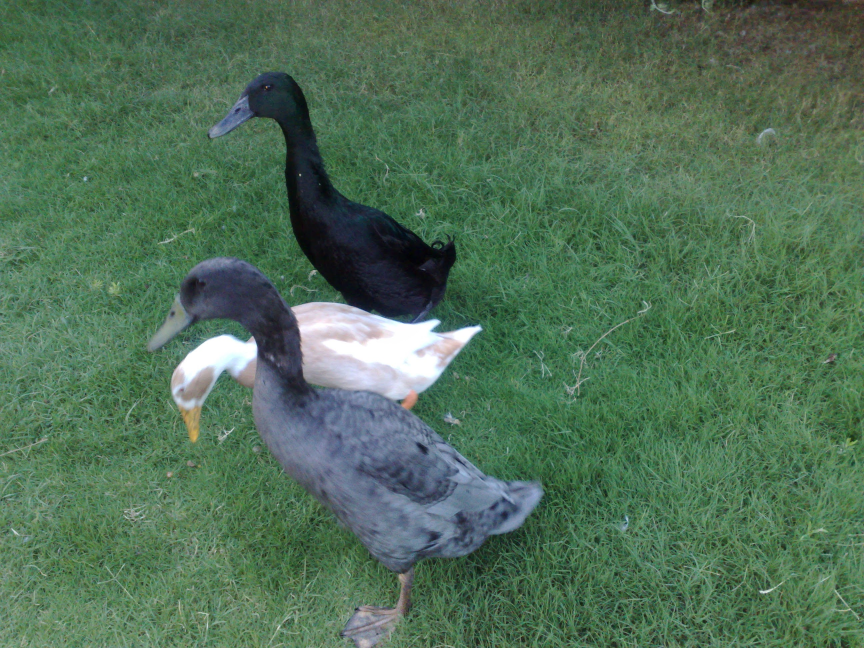
#> input picture images/100820081692.jpg, 2592 x 1944 px (shown at 1/3 size); its folder holds only this picture in this run
$ jupyter execute --allow-errors E7_Project.ipynb   (older library calls are emulated)
#> lines starting #> are read from the running program, lines starting #| are printed output that depends on the picture; after the words box and inside, x2 and y2 are one past the last pixel; in counts of white or black regions, pixels touching at a corner belong together
# E7 - Project
Team member -
Rutuparn
Tanish
Vihang
Samarpit

# Reading images from the folder

[cell 1]
import cv2
import os
import numpy as np

def load_and_process_images(folder_path='images', target_size=(800, 600)):
    """
    Loads all images from a folder.
    - Crops to 4:3 aspect ratio if needed.
    - Scales down to 800x600 if larger, but never scales up.
    - Draws 8x8 grid lines.
    - Saves to 'resized_images'.
    - Divides into 8x8 tiles (for further processing).
    """
#> called with folder_path = 'images', target_size = (800, 600)
    supported_extensions = ('.jpg', '.jpeg', '.png', '.bmp', '.tiff')
    images = []
    resized_images = []
    divided_images = []

    # Create output folder
    output_folder = 'resized_images'
    os.makedirs(output_folder, exist_ok=True)

    if not os.path.exists(folder_path):
        raise FileNotFoundError(f"The folder '{folder_path}' does not exist.")

    for filename in os.listdir(folder_path):
        if filename.lower().endswith(supported_extensions):
            file_path = os.path.join(folder_path, filename)
            try:
                img = cv2.imread(file_path)
#> img is the input picture: shape (1944, 2592, 3); mean B, G, R 87.1, 112.1, 80.8
                if img is None:
                    print(f"⚠️ Skipped unreadable image: {filename}")
                    continue

                h, w = img.shape[:2]
                aspect_ratio = w / h

                # --- a. Enforce 4:3 aspect ratio by cropping ---
                target_ratio = 4 / 3
                if abs(aspect_ratio - target_ratio) > 0.01:  # allow slight tolerance
                    if aspect_ratio > target_ratio:
                        # Image is too wide → crop width
                        new_w = int(h * target_ratio)
                        x_start = (w - new_w) // 2
                        img = img[:, x_start:x_start + new_w]
                    else:
                        # Image is too tall → crop height
                        new_h = int(w / target_ratio)
                        y_start = (h - new_h) // 2
                        img = img[y_start:y_start + new_h, :]

                # --- b. Scale down if larger than 800x600 ---
                h, w = img.shape[:2]
                if w > target_size[0] or h > target_size[1]:
                    img = cv2.resize(img, target_size, interpolation=cv2.INTER_AREA)
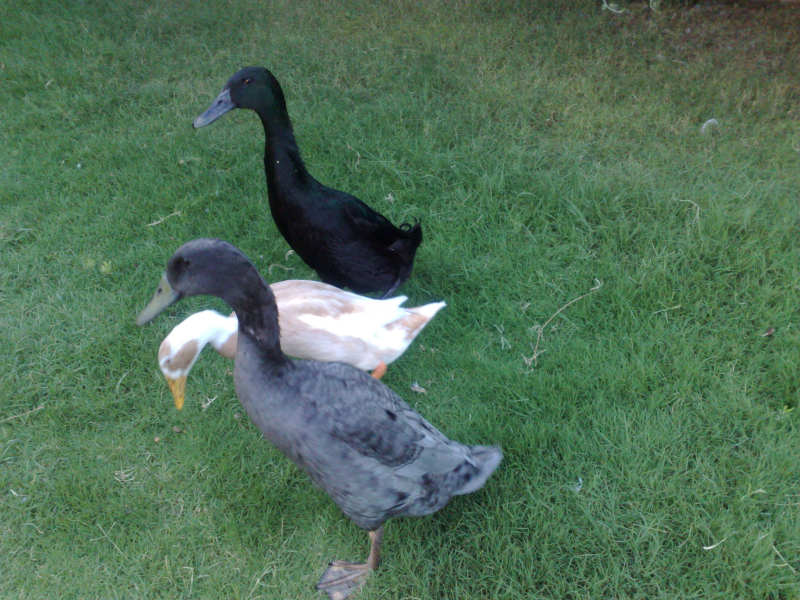
#> img: shape (600, 800, 3); mean B, G, R 87.1, 112.1, 80.8

                # --- c. Do NOT scale up smaller images ---
                final_img = img
                h, w = final_img.shape[:2]

                # Draw 8x8 grid lines
                tile_h, tile_w = h // 8, w // 8
                for i in range(1, 8):
                    # Horizontal lines
                    y = i * tile_h
                    cv2.line(final_img, (0, y), (w, y), (0, 255, 0), 1)
                    # Vertical lines
                    x = i * tile_w
                    cv2.line(final_img, (x, 0), (x, h), (0, 255, 0), 1)
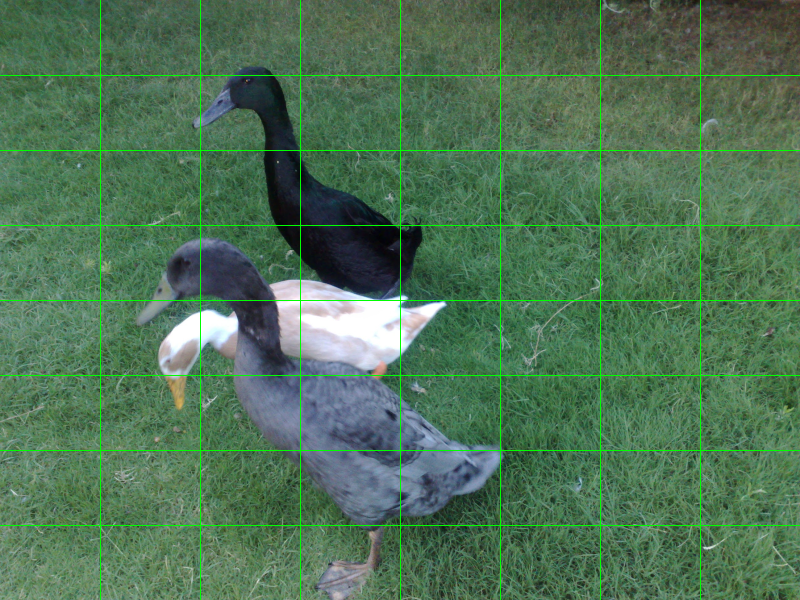
#> final_img: shape (600, 800, 3); 2.03% of pixels changed, all inside (x1, y1, x2, y2) = (0, 0, 800, 600)

                # Save processed image
                save_path = os.path.join(output_folder, filename)
                cv2.imwrite(save_path, final_img)

                # Keep copies in memory
                images.append(final_img.copy())
                resized_images.append(final_img)

                # Divide into 8x8 tiles (using actual dimensions)
                tiles = [
                    final_img[i * tile_h:(i + 1) * tile_h, j * tile_w:(j + 1) * tile_w]
                    for i in range(8)
                    for j in range(8)
                ]
#> tiles = 64 items
                divided_images.append(tiles)

            except Exception as e:
                print(f"❌ Error processing {filename}: {e}")

    return images, resized_images, divided_images


# ----------------------------
# Example usage
# ----------------------------
if __name__ == "__main__":
    images, resized_images, divided_images = load_and_process_images('images')
#> images = 1 item; resized_images = 1 item; divided_images = 1 item

    print(f"✅ Loaded and processed {len(images)} images.")
#| ✅ Loaded and processed 1 images.
    print(f"📁 Grid-marked images saved in the 'resized_images' folder.")
    if divided_images:
        print(f"Each image divided into {len(divided_images[0])} tiles (8x8).")
#| Each image divided into 64 tiles (8x8).

# Conversion into 800x600 pixels

# dividing into 8x8 grid

Converting the images to greycode to reduce dimentionality

# Image processing to identify animals using HOG.

[cell 2]
import cv2
import os
import numpy as np

def safe_imread(file_path):
    """
    Safely read image using OpenCV with fallback modes.
    """
    try:
        img = cv2.imread(file_path)
        if img is None:
            return cv2.imread(file_path, cv2.IMREAD_REDUCED_COLOR_2)
        return img
    except Exception:
        return cv2.imread(file_path, cv2.IMREAD_REDUCED_COLOR_4)


def crop_to_aspect_ratio(img, target_aspect=(4, 3)):
    """
    Crop the image to a target aspect ratio (4:3 by default).
    """
#> called with target_aspect = (4, 3)
    h, w = img.shape[:2]
    target_ratio = target_aspect[0] / target_aspect[1]
    current_ratio = w / h

    if abs(current_ratio - target_ratio) < 1e-2:
        return img  # Already 4:3

    if current_ratio > target_ratio:
        # Too wide — crop horizontally
        new_w = int(h * target_ratio)
        start_x = (w - new_w) // 2
        cropped = img[:, start_x:start_x + new_w]
    else:
        # Too tall — crop vertically
        new_h = int(w / target_ratio)
        start_y = (h - new_h) // 2
        cropped = img[start_y:start_y + new_h, :]

    return cropped


def resize_image(img, max_size=(800, 600)):
    """
    Resize the image to a maximum of 800x600.
    Do not scale up smaller images.
    """
#> called with max_size = (800, 600)
    h, w = img.shape[:2]
    max_w, max_h = max_size
    if w > max_w or h > max_h:
        return cv2.resize(img, (max_w, max_h), interpolation=cv2.INTER_AREA)
    return img


def load_and_save_grayscale_images(input_folder='images', output_folder='grey_images'):
    """
    Load all images from input_folder, crop to 4:3, resize down if needed,
    convert to grayscale, and save into output_folder.
    """
    supported_extensions = ('.jpg', '.jpeg', '.png', '.bmp', '.tiff')
    os.makedirs(output_folder, exist_ok=True)

    for filename in os.listdir(input_folder):
        if not filename.lower().endswith(supported_extensions):
            continue

        file_path = os.path.join(input_folder, filename)
        img = safe_imread(file_path)
        if img is None:
            print(f"⚠️ Skipped unreadable image: {filename}")
            continue

        # Step 1: Crop to 4:3
        img = crop_to_aspect_ratio(img, target_aspect=(4, 3))

        # Step 2: Resize only if larger than 800x600
        img = resize_image(img, max_size=(800, 600))

        # Step 3: Convert to grayscale
        gray = cv2.cvtColor(img, cv2.COLOR_BGR2GRAY)
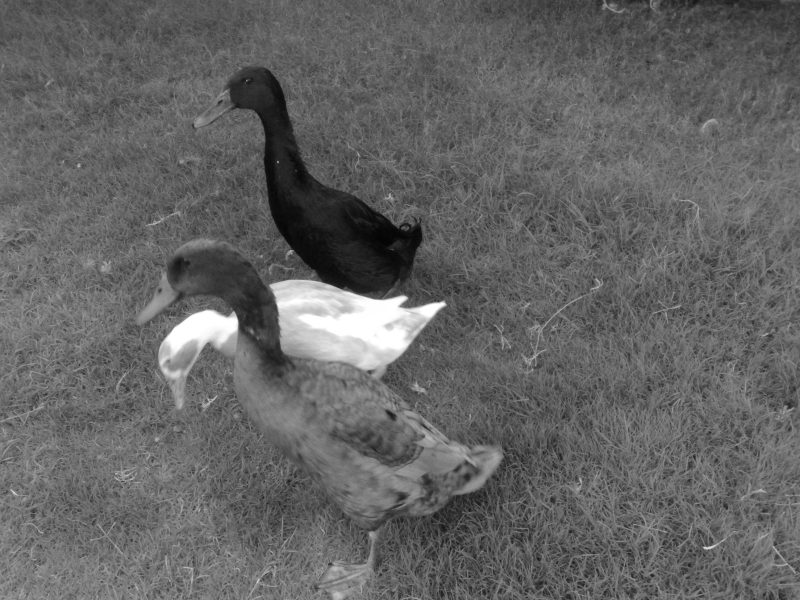
#> gray: shape (600, 800); min 3, max 255, mean 99.9

        # Step 4: Save grayscale image
        save_path = os.path.join(output_folder, filename)
        cv2.imwrite(save_path, gray)

        print(f"✅ Saved grayscale image: {filename}")

    print(f"\n🎯 All grayscale images saved in '{output_folder}/'.")


# Example usage
if __name__ == "__main__":
    load_and_save_grayscale_images('images', 'grey_images')

$ run again, on images/CIMG0112.JPG
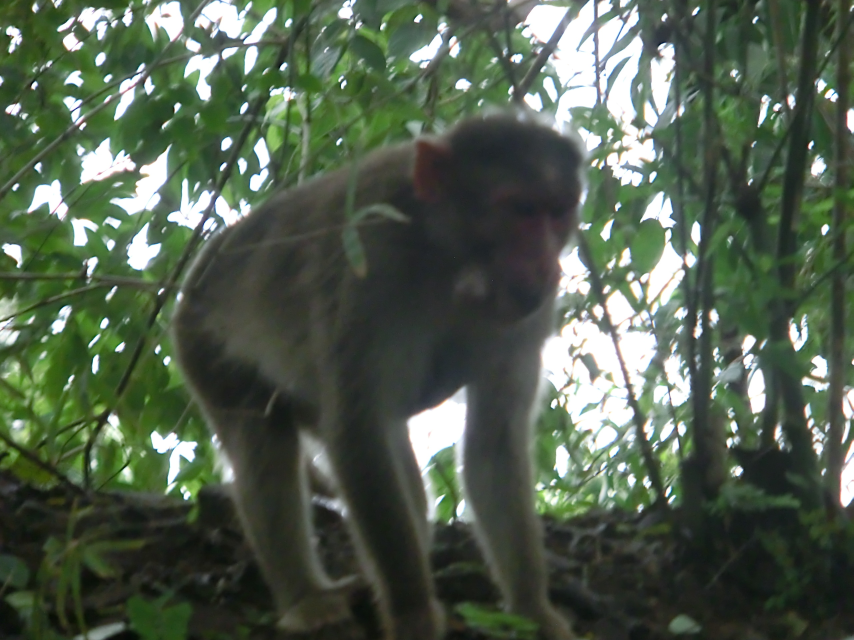
#> input picture images/CIMG0112.JPG, 2560 x 1920 px (shown at 1/3 size)
#> in load_and_process_images, img is the input picture: shape (1920, 2560, 3); mean B, G, R 78.6, 95.3, 82.4
#> img: shape (600, 800, 3)
#> after the loop in load_and_process_images, `for i in range(1, 8):`:
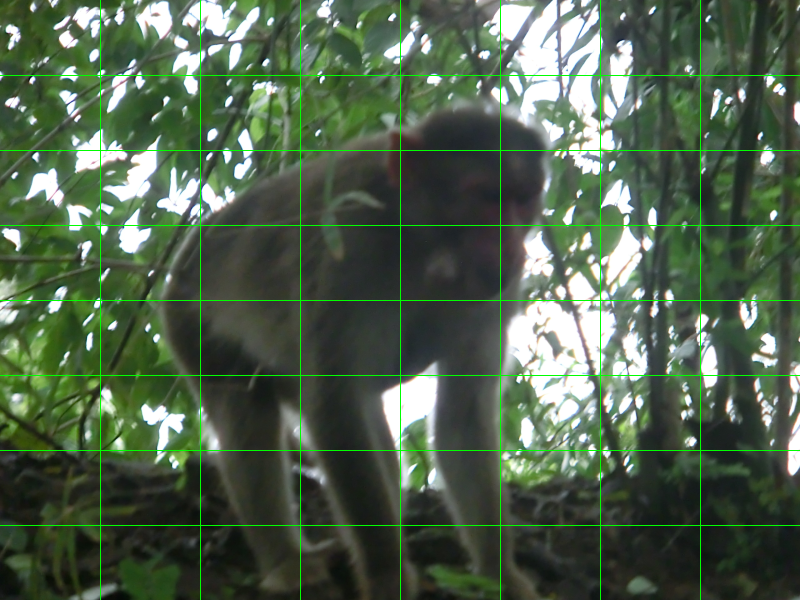
#> final_img: shape (600, 800, 3); mean B, G, R 77, 98.5, 80.7
#> tiles = 64 items
#> images = 1 item
#| ✅ Loaded and processed 1 images.
#| Each image divided into 64 tiles (8x8).
#> in load_and_save_grayscale_images, `gray = cv2.cvtColor(img, cv2.COLOR_BGR2GRAY)`:
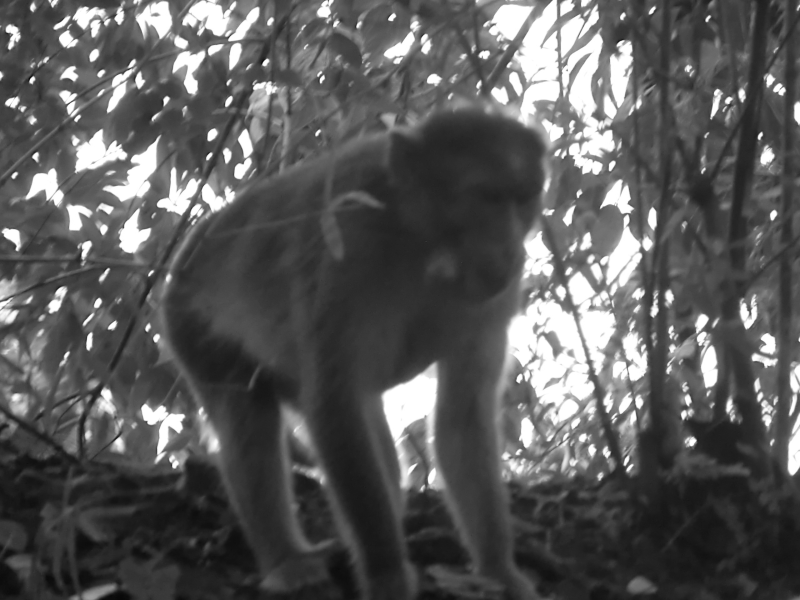
#> gray: shape (600, 800); min 8, max 255, mean 89.5

$ run again, on images/CIMG0118(2).JPG
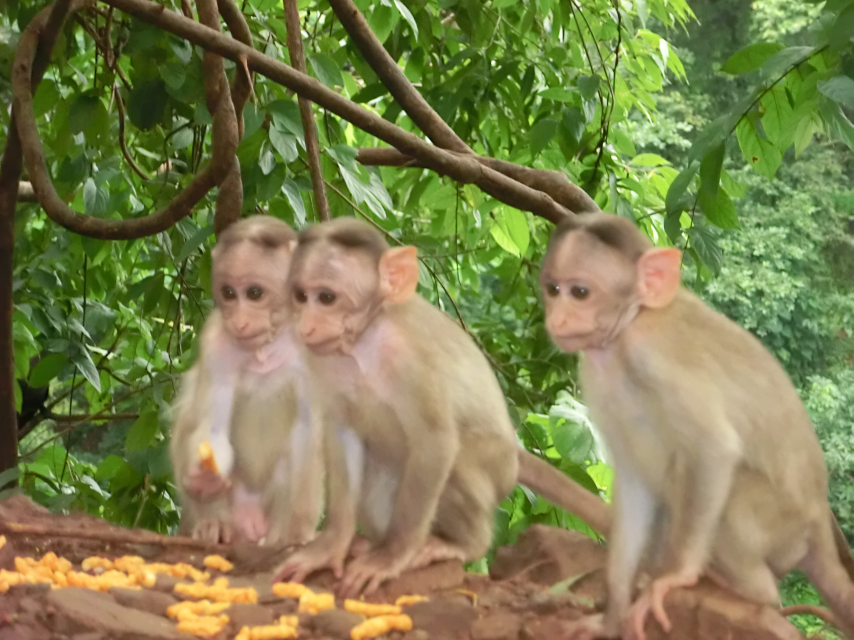
#> input picture images/CIMG0118(2).JPG, 2560 x 1920 px (shown at 1/3 size)
#> in load_and_process_images, img is the input picture: shape (1920, 2560, 3); mean B, G, R 79.9, 127.9, 126.8
#> img: shape (600, 800, 3)
#> after the loop in load_and_process_images, `for i in range(1, 8):`:
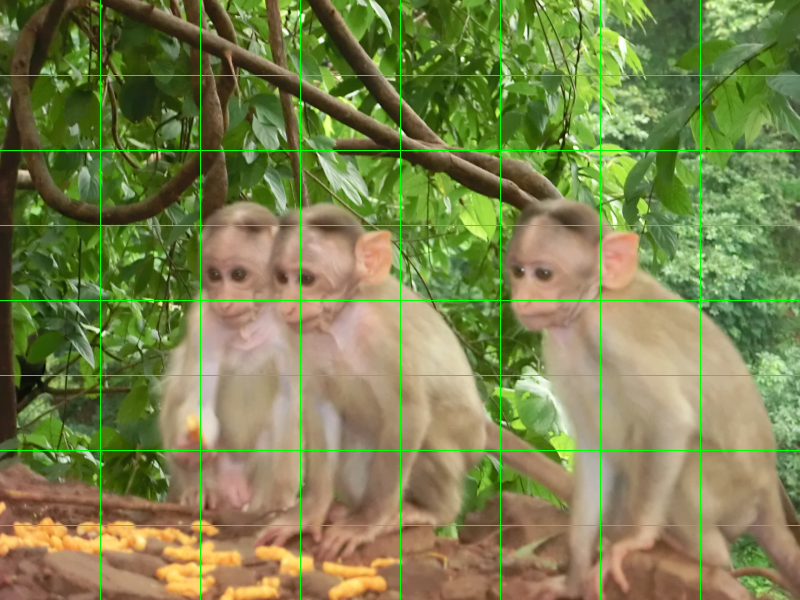
#> final_img: shape (600, 800, 3); mean B, G, R 78.3, 130.4, 124.2
#> tiles = 64 items
#> images = 1 item
#| ✅ Loaded and processed 1 images.
#| Each image divided into 64 tiles (8x8).
#> in load_and_save_grayscale_images, `gray = cv2.cvtColor(img, cv2.COLOR_BGR2GRAY)`:
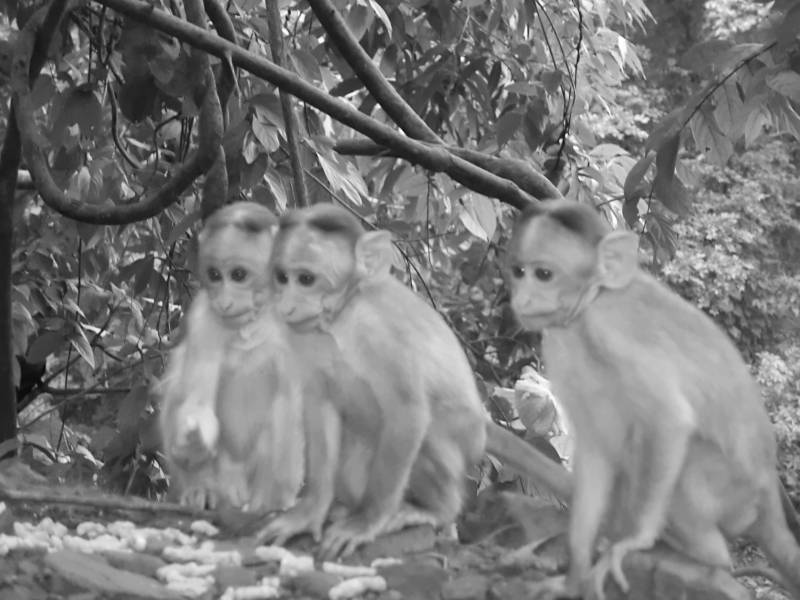
#> gray: shape (600, 800); min 10, max 255, mean 122.1

$ run again, on images/CIMG0190.JPG
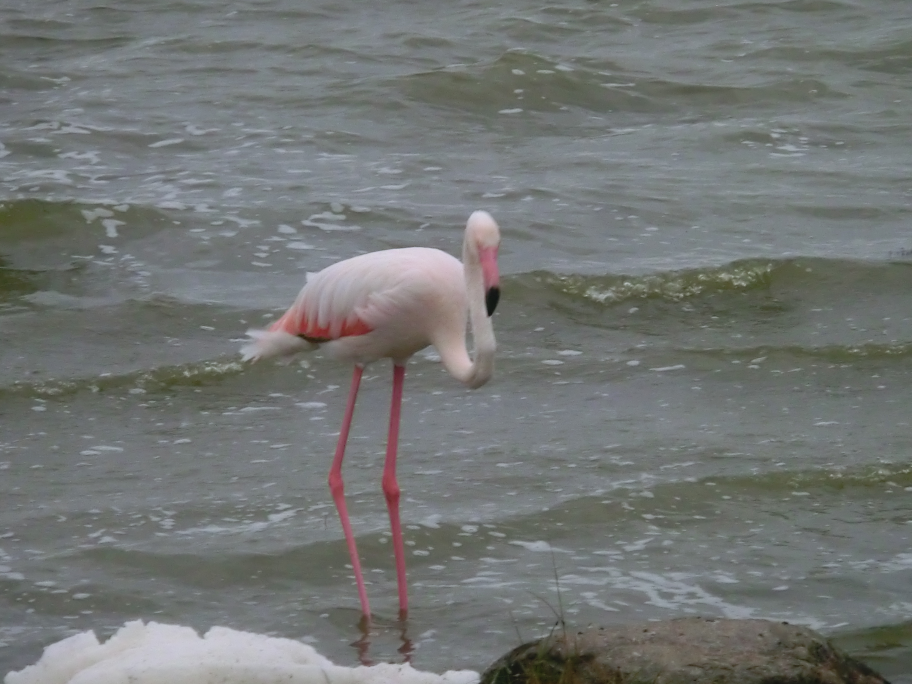
#> input picture images/CIMG0190.JPG, 3648 x 2736 px (shown at 1/4 size)
#> in load_and_process_images, img is the input picture: shape (2736, 3648, 3); mean B, G, R 116.4, 117.8, 114.6
#> in load_and_process_images, `img = cv2.resize(img, target_size, interpolation=cv2.INTER_AREA)`:
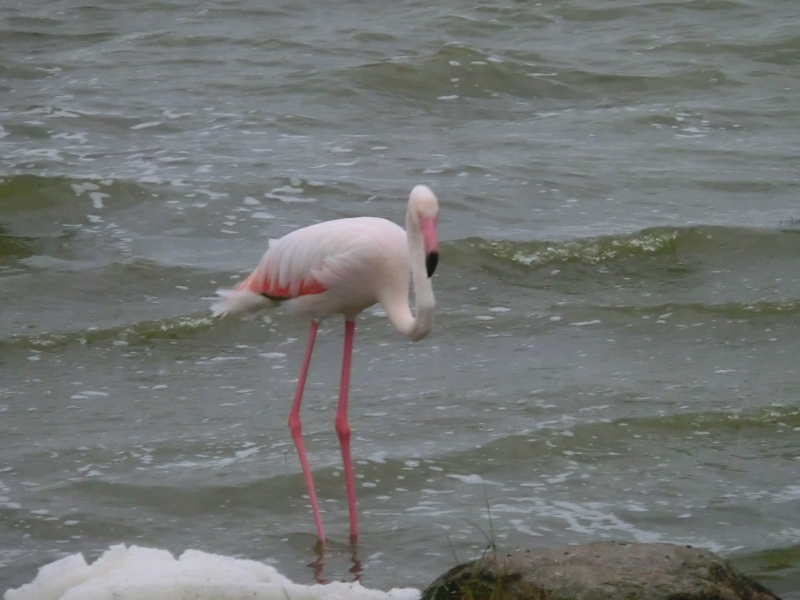
#> img: shape (600, 800, 3); mean B, G, R 116.4, 117.8, 114.6
#> after the loop in load_and_process_images, `for i in range(1, 8):`:
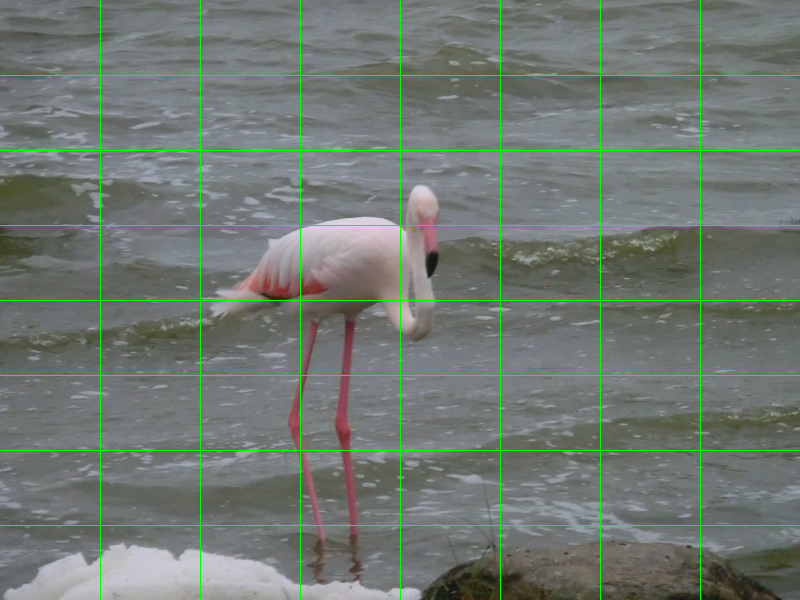
#> final_img: shape (600, 800, 3); 2.03% of pixels changed, all inside (x1, y1, x2, y2) = (0, 0, 800, 600)
#> tiles = 64 items
#> images = 1 item
#| ✅ Loaded and processed 1 images.
#| Each image divided into 64 tiles (8x8).
